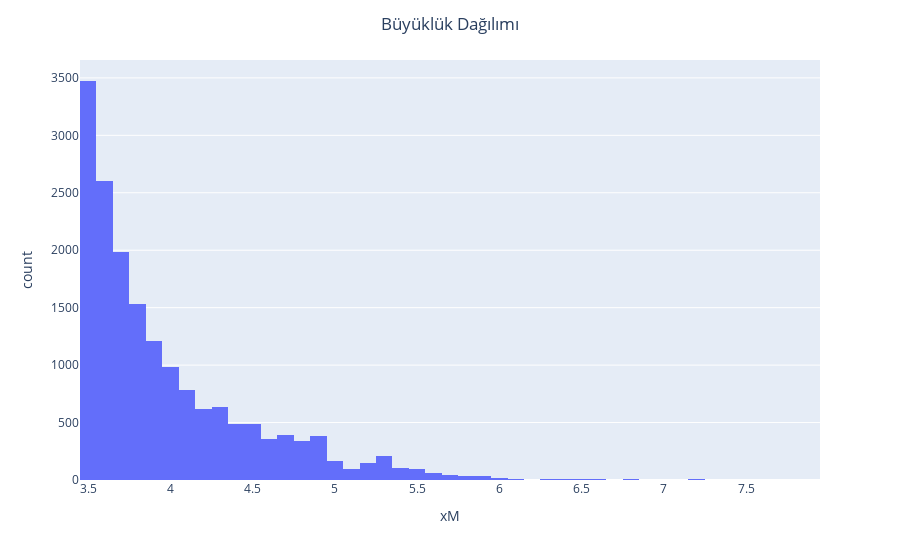

Here is the notebook cell this chart was saved with:
### Code cell
fig = px.histogram(df, x="xM")
fig.update_layout(title_text='Büyüklük Dağılımı', title_x=0.5)
fig.show()

### Figure 1 — Plotly figure (JSON) as saved in the notebook; plotly's stock layout.template omitted (floating-point values rounded to 4 significant figures; data arrays with more than 128 entries replaced by an {"elided": "..."} marker saying what was removed)
{"data": [{"alignmentgroup": "True", "bingroup": "x", "hovertemplate": "xM=%{x}<br>count=%{y}<extra></extra>", "legendgroup": "", "marker": {"color": "#636efa", "pattern": {"shape": ""}}, "name": "", "offsetgroup": "", "orientation": "v", "showlegend": false, "type": "histogram", "x": {"elided": "17369 float values"}, "xaxis": "x", "yaxis": "y"}], "layout": {"barmode": "relative", "legend": {"tracegroupgap": 0}, "margin": {"t": 60}, "title": {"text": "Büyüklük Dağılımı", "x": 0.5}, "xaxis": {"anchor": "y", "domain": [0, 1], "title": {"text": "xM"}}, "yaxis": {"anchor": "x", "domain": [0, 1], "title": {"text": "count"}}}}
